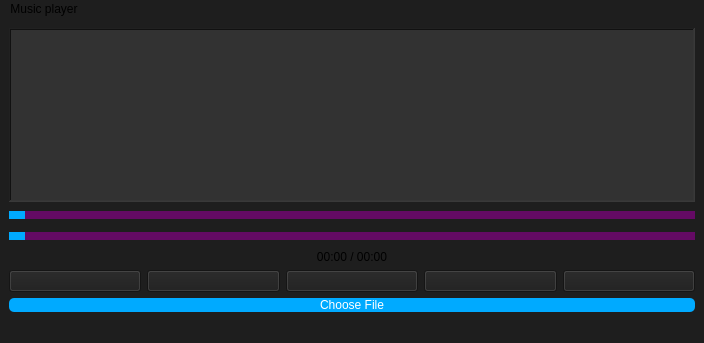
<?xml version="1.0" encoding="UTF-8"?>
<ui version="4.0">
 <class>MainWindow</class>
 <widget class="QMainWindow" name="MainWindow">
  <property name="geometry">
   <rect>
    <x>0</x>
    <y>0</y>
    <width>704</width>
    <height>343</height>
   </rect>
  </property>
  <property name="windowTitle">
   <string>Media Player</string>
  </property>
  <property name="styleSheet">
   <string notr="true">background-color: rgb(30, 30, 30); color: rgb(255, 255, 255)
qlineargradient(spread:pad, x1:0, y1:0, x2:1, y2:1, stop:0 rgba(0, 0, 0, 255), stop:1 rgba(255, 255, 255, 255))
</string>
  </property>
  <property name="animated">
   <bool>true</bool>
  </property>
  <property name="tabShape">
   <enum>QTabWidget::Triangular</enum>
  </property>
  <widget class="QWidget" name="centralwidget">
   <layout class="QVBoxLayout" name="verticalLayout">
    <item>
     <widget class="QListWidget" name="playlist">
      <property name="styleSheet">
       <string notr="true">font: 75 12pt &quot;Arial&quot;; color: rgb(255, 255, 255); background-color: rgb(50, 50, 50);</string>
      </property>
      <property name="frameShape">
       <enum>QFrame::WinPanel</enum>
      </property>
      <property name="frameShadow">
       <enum>QFrame::Sunken</enum>
      </property>
     </widget>
    </item>
    <item>
     <widget class="QSlider" name="progresscontrol">
      <property name="styleSheet">
       <string notr="true">QSlider::groove:horizontal {background: rgb(100, 10, 100); height: 8px;} 
                            QSlider::handle:horizontal {background: rgb(0, 170, 255); width: 16px; border-radius: 8px;}</string>
      </property>
      <property name="orientation">
       <enum>Qt::Horizontal</enum>
      </property>
     </widget>
    </item>
    <item>
     <widget class="QSlider" name="volume">
      <property name="styleSheet">
       <string notr="true">QSlider::groove:horizontal {background: rgb(100, 10, 100); height: 8px;} 
                            QSlider::handle:horizontal {background: rgb(0, 170, 255); width: 16px; border-radius: 8px;}</string>
      </property>
      <property name="orientation">
       <enum>Qt::Horizontal</enum>
      </property>
     </widget>
    </item>
    <item>
     <widget class="QLabel" name="labelTime">
      <property name="text">
       <string>00:00 / 00:00</string>
      </property>
      <property name="alignment">
       <set>Qt::AlignCenter</set>
      </property>
     </widget>
    </item>
    <item>
     <layout class="QHBoxLayout" name="buttonLayout">
      <item>
       <widget class="QPushButton" name="previous">
        <property name="icon">
         <iconset>
          <normaloff>../../icons8-rewind-button-round-48.png</normaloff>../../icons8-rewind-button-round-48.png</iconset>
        </property>
        <property name="iconSize">
         <size>
          <width>32</width>
          <height>32</height>
         </size>
        </property>
       </widget>
      </item>
      <item>
       <widget class="QPushButton" name="stop">
        <property name="icon">
         <iconset>
          <normaloff>../../icons8-stop-circled-48.png</normaloff>../../icons8-stop-circled-48.png</iconset>
        </property>
        <property name="iconSize">
         <size>
          <width>32</width>
          <height>32</height>
         </size>
        </property>
       </widget>
      </item>
      <item>
       <widget class="QPushButton" name="pause">
        <property name="icon">
         <iconset>
          <normaloff>../../icons8-pause-button-48.png</normaloff>../../icons8-pause-button-48.png</iconset>
        </property>
        <property name="iconSize">
         <size>
          <width>32</width>
          <height>32</height>
         </size>
        </property>
       </widget>
      </item>
      <item>
       <widget class="QPushButton" name="play">
        <property name="icon">
         <iconset>
          <normaloff>../../icons8-circled-play-48.png</normaloff>../../icons8-circled-play-48.png</iconset>
        </property>
        <property name="iconSize">
         <size>
          <width>32</width>
          <height>32</height>
         </size>
        </property>
       </widget>
      </item>
      <item>
       <widget class="QPushButton" name="next">
        <property name="icon">
         <iconset>
          <normaloff>../../icons8-fast-forward-round-48.png</normaloff>../../icons8-fast-forward-round-48.png</iconset>
        </property>
        <property name="iconSize">
         <size>
          <width>32</width>
          <height>32</height>
         </size>
        </property>
       </widget>
      </item>
     </layout>
    </item>
    <item>
     <widget class="QPushButton" name="load_songs_1">
      <property name="styleSheet">
       <string notr="true">background-color: rgb(0, 170, 255); color: rgb(255, 255, 255); border-radius: 5px;</string>
      </property>
      <property name="text">
       <string>Choose File</string>
      </property>
     </widget>
    </item>
   </layout>
  </widget>
  <widget class="QMenuBar" name="menubar">
   <property name="geometry">
    <rect>
     <x>0</x>
     <y>0</y>
     <width>704</width>
     <height>21</height>
    </rect>
   </property>
   <widget class="QMenu" name="menuMusic_player">
    <property name="title">
     <string>Music player</string>
    </property>
   </widget>
   <addaction name="menuMusic_player"/>
  </widget>
  <widget class="QStatusBar" name="statusbar"/>
 </widget>
 <resources/>
 <connections/>
</ui>
